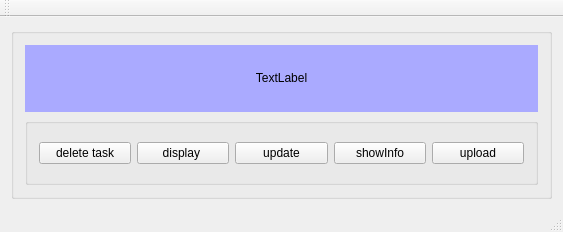
<?xml version="1.0" encoding="UTF-8"?>
<ui version="4.0">
 <class>cellClass</class>
 <widget class="QMainWindow" name="cellClass">
  <property name="geometry">
   <rect>
    <x>0</x>
    <y>0</y>
    <width>563</width>
    <height>232</height>
   </rect>
  </property>
  <property name="maximumSize">
   <size>
    <width>563</width>
    <height>400</height>
   </size>
  </property>
  <property name="windowTitle">
   <string>cell</string>
  </property>
  <widget class="QWidget" name="centralWidget">
   <layout class="QVBoxLayout" name="verticalLayout_2">
    <item>
     <widget class="QGroupBox" name="groupBox">
      <property name="title">
       <string/>
      </property>
      <layout class="QVBoxLayout" name="verticalLayout">
       <item>
        <widget class="QLabel" name="titlePlace">
         <property name="styleSheet">
          <string notr="true">background-color: rgb(170, 170, 255);</string>
         </property>
         <property name="text">
          <string>&lt;html&gt;&lt;head/&gt;&lt;body&gt;&lt;p align=&quot;center&quot;&gt;&lt;span style=&quot; color:#000000;&quot;&gt;TextLabel&lt;/span&gt;&lt;/p&gt;&lt;/body&gt;&lt;/html&gt;</string>
         </property>
        </widget>
       </item>
       <item>
        <widget class="QGroupBox" name="groupBox_2">
         <property name="title">
          <string/>
         </property>
         <layout class="QHBoxLayout" name="horizontalLayout">
          <item>
           <widget class="QPushButton" name="deleteTask">
            <property name="text">
             <string>delete task</string>
            </property>
           </widget>
          </item>
          <item>
           <widget class="QPushButton" name="displayImage">
            <property name="text">
             <string>display </string>
            </property>
           </widget>
          </item>
          <item>
           <widget class="QPushButton" name="update">
            <property name="text">
             <string>update</string>
            </property>
           </widget>
          </item>
          <item>
           <widget class="QPushButton" name="showInfo">
            <property name="text">
             <string>showInfo</string>
            </property>
           </widget>
          </item>
          <item>
           <widget class="QPushButton" name="upload">
            <property name="text">
             <string>upload</string>
            </property>
           </widget>
          </item>
         </layout>
        </widget>
       </item>
      </layout>
     </widget>
    </item>
   </layout>
  </widget>
  <widget class="QMenuBar" name="menuBar">
   <property name="geometry">
    <rect>
     <x>0</x>
     <y>0</y>
     <width>563</width>
     <height>25</height>
    </rect>
   </property>
  </widget>
  <widget class="QToolBar" name="mainToolBar">
   <attribute name="toolBarArea">
    <enum>TopToolBarArea</enum>
   </attribute>
   <attribute name="toolBarBreak">
    <bool>false</bool>
   </attribute>
  </widget>
  <widget class="QStatusBar" name="statusBar"/>
 </widget>
 <layoutdefault spacing="6" margin="11"/>
 <resources/>
 <connections/>
</ui>
